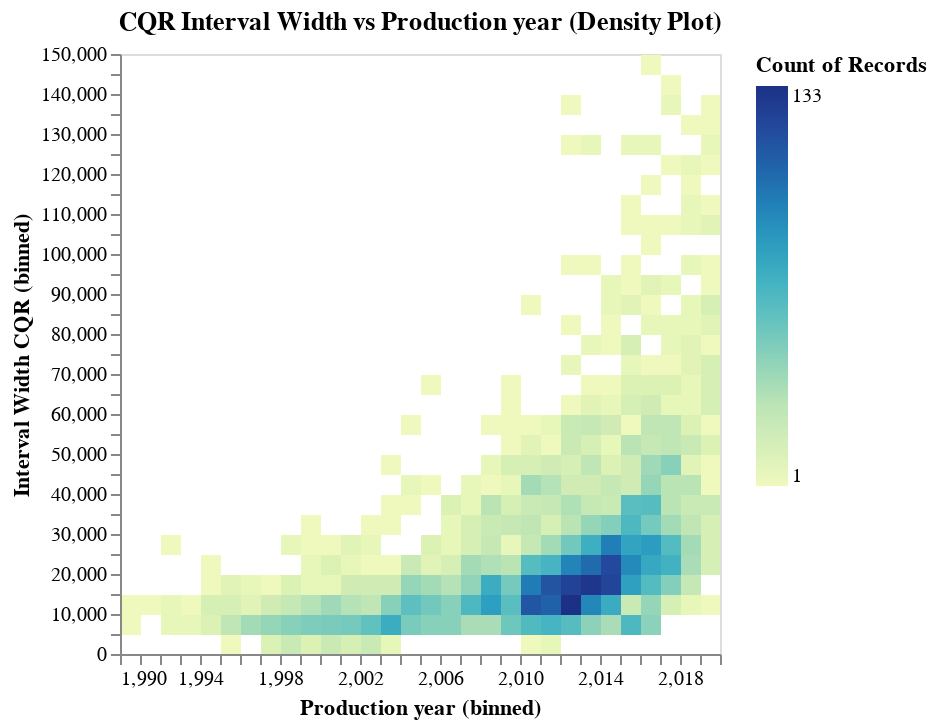

Notebook code for this chart:
### Markdown cell above
On observe clairement une relation inverse entre le prix réel et la largeur relative des intervalles de prédiction: les véhicules moins chers ont des intervalles proportionnellement plus larges, tandis que les véhicules plus chers bénéficient d'intervalles plus étroits en pourcentage de leur prix.

### Code cell
_df_temp = df_test_CQR.filter(
    pl.col("Production year").is_between(1990, 2020)
    & pl.col("Interval Width CQR").is_between(0, 150_000)
)

alt.Chart(_df_temp).mark_rect(clip=True).encode(
    alt.X("Production year:Q").bin(maxbins=50),
    alt.Y("Interval Width CQR:Q").bin(maxbins=50),
    alt.Color("count()").scale(type="sqrt"),
).properties(title="CQR Interval Width vs Production year (Density Plot)")

### Figure 1 — Vega specification as saved in the notebook (floating-point values rounded to 4 significant figures; data arrays with more than 128 entries replaced by an {"elided": "..."} marker saying what was removed)
{"$schema": "https://vega.github.io/schema/vega/v6.json", "data": [{"name": "source_0", "values": {"elided": "297 records"}}], "signals": [{"name": "bin_maxbins_50_Interval_Width_CQR_bins", "value": {"fields": ["Interval Width CQR"], "fname": "bin_Interval Width CQR", "start": 0.0, "step": 5000.0, "stop": 150000.0}}, {"name": "bin_maxbins_50_Production_year_bins", "value": {"fields": ["Production year"], "fname": "bin_Production year", "start": 1990.0, "step": 1.0, "stop": 2020.0}}], "marks": [{"type": "rect", "name": "marks", "from": {"data": "source_0"}, "encode": {"update": {"fill": {"field": "__count", "scale": "color"}, "y2": {"field": "bin_maxbins_50_Interval Width CQR", "scale": "y", "offset": {"signal": "0.5 + (abs(scale(\"y\", datum[\"bin_maxbins_50_Interval Width CQR_end\"]) - scale(\"y\", datum[\"bin_maxbins_50_Interval Width CQR\"])) < 0.25 ? 0.5 * (0.25 - (abs(scale(\"y\", datum[\"bin_maxbins_50_Interval Width CQR_end\"]) - scale(\"y\", datum[\"bin_maxbins_50_Interval Width CQR\"])))) : 0)"}}, "x": {"field": "bin_maxbins_50_Production year_end", "scale": "x", "offset": {"signal": "0.5 + (abs(scale(\"x\", datum[\"bin_maxbins_50_Production year_end\"]) - scale(\"x\", datum[\"bin_maxbins_50_Production year\"])) < 0.25 ? 0.5 * (0.25 - (abs(scale(\"x\", datum[\"bin_maxbins_50_Production year_end\"]) - scale(\"x\", datum[\"bin_maxbins_50_Production year\"])))) : 0)"}}, "y": {"field": "bin_maxbins_50_Interval Width CQR_end", "scale": "y", "offset": {"signal": "0.5 + (abs(scale(\"y\", datum[\"bin_maxbins_50_Interval Width CQR_end\"]) - scale(\"y\", datum[\"bin_maxbins_50_Interval Width CQR\"])) < 0.25 ? -0.5 * (0.25 - (abs(scale(\"y\", datum[\"bin_maxbins_50_Interval Width CQR_end\"]) - scale(\"y\", datum[\"bin_maxbins_50_Interval Width CQR\"])))) : 0)"}}, "x2": {"field": "bin_maxbins_50_Production year", "scale": "x", "offset": {"signal": "0.5 + (abs(scale(\"x\", datum[\"bin_maxbins_50_Production year_end\"]) - scale(\"x\", datum[\"bin_maxbins_50_Production year\"])) < 0.25 ? -0.5 * (0.25 - (abs(scale(\"x\", datum[\"bin_maxbins_50_Production year_end\"]) - scale(\"x\", datum[\"bin_maxbins_50_Production year\"])))) : 0)"}}}}, "clip": true, "style": ["rect"]}], "scales": [{"name": "x", "type": "linear", "domain": {"signal": "[bin_maxbins_50_Production_year_bins.start, bin_maxbins_50_Production_year_bins.stop]"}, "range": [0, {"signal": "width"}], "bins": {"signal": "bin_maxbins_50_Production_year_bins"}, "zero": false}, {"name": "y", "type": "linear", "domain": {"signal": "[bin_maxbins_50_Interval_Width_CQR_bins.start, bin_maxbins_50_Interval_Width_CQR_bins.stop]"}, "range": [{"signal": "height"}, 0], "bins": {"signal": "bin_maxbins_50_Interval_Width_CQR_bins"}, "zero": false}, {"name": "color", "type": "sqrt", "domain": {"data": "source_0", "field": "__count"}, "range": "heatmap", "zero": false, "interpolate": "hcl"}], "axes": [{"scale": "x", "title": "Production year (binned)", "labelFlush": true, "orient": "bottom", "tickCount": {"signal": "ceil(width/10)"}, "zindex": 1, "labelOverlap": true, "grid": false}, {"scale": "y", "labelOverlap": true, "orient": "left", "title": "Interval Width CQR (binned)", "tickCount": {"signal": "ceil(height/10)"}, "zindex": 1, "grid": false}], "title": {"text": "CQR Interval Width vs Production year (Density Plot)", "frame": "group"}, "background": "white", "padding": 5, "width": 300, "height": 300, "style": "cell", "legends": [{"fill": "color", "gradientLength": {"signal": "clamp(height, 64, 200)"}, "title": "Count of Records"}]}
